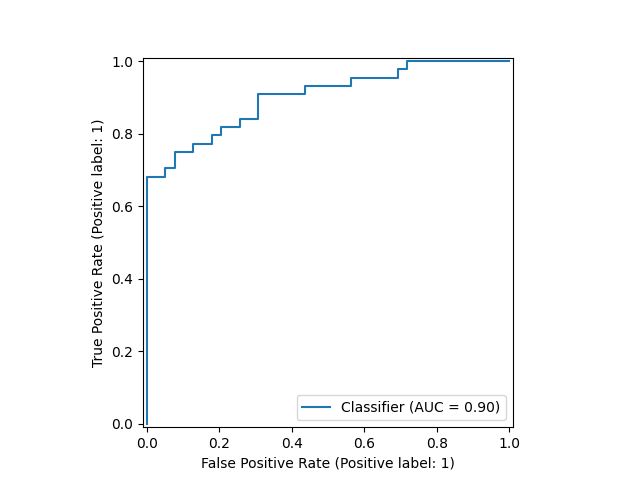
#> input picture Image_roc_curve.png, 640 x 480 px
$ python -i preprocessing.py   (imports and definitions only)
#> lines starting #> are read from the running program, lines starting #| are printed output that depends on the picture; after the words box and inside, x2 and y2 are one past the last pixel; in counts of white or black regions, pixels touching at a corner belong together
#> further down, picture is the input picture: shape (480, 640, 3); mean B, G, R 251, 250.7, 250.2
import cv2
import numpy as np
from typing import Dict


# [79 lines left out: functions get_image_background_borders, convert_background_to_white, not called in this run]


def get_binary_threshold_map(image_original: np.ndarray, denoise_before=False):
#> called with denoise_before = False
    if image_original.ndim == 3:
        gray = image_original[:, :, 0].copy()
    else:
        gray = image_original.copy()

    # Otsu's thresholding - finds the best threshold value to separate background from foreground
    if denoise_before:
        blurred = cv2.GaussianBlur(gray, (5,5), 0)
        # blurred = cv2.medianBlur(gray, 5)
    else:
        blurred = gray.copy()

    _, image_otsu = cv2.threshold(
        blurred,
        0,
        255,
        cv2.THRESH_BINARY + cv2.THRESH_OTSU
    )
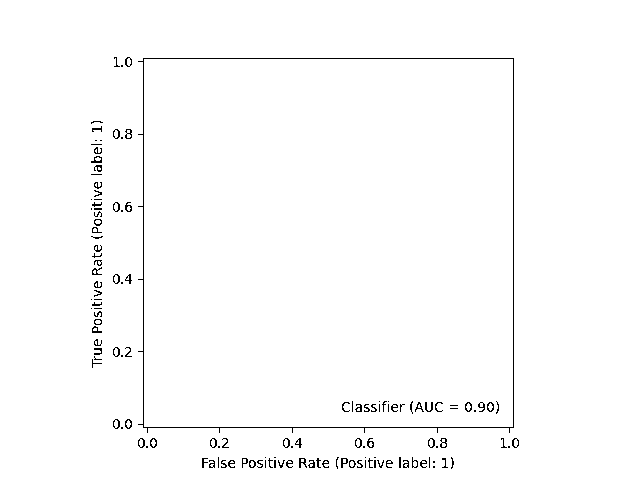
#> image_otsu: shape (480, 640); 98.6% white; black in thin lines or dots, all inside (x1, y1, x2, y2) = (91, 57, 519, 469)

    # Removes small salt and pepper noise from the thresholded mask
    kernel = np.ones((3,3), np.uint8)
    image_otsu = cv2.morphologyEx(image_otsu, cv2.MORPH_OPEN, kernel)
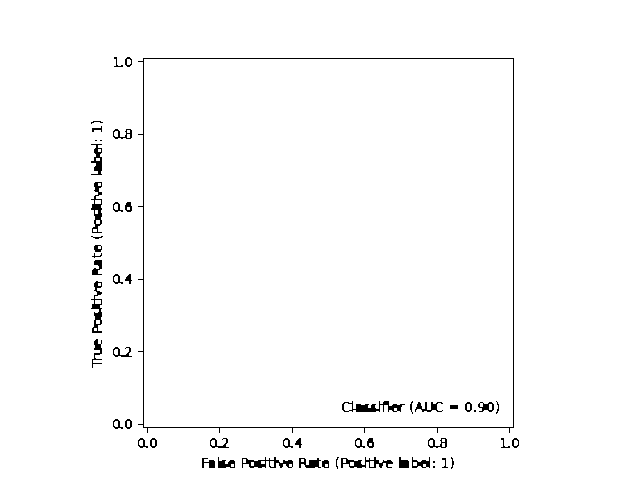
#> image_otsu: shape (480, 640); 98.3% white; black in thin lines or dots, all inside (x1, y1, x2, y2) = (91, 57, 519, 469)
    binary_threshold_map = cv2.medianBlur(image_otsu, 5)
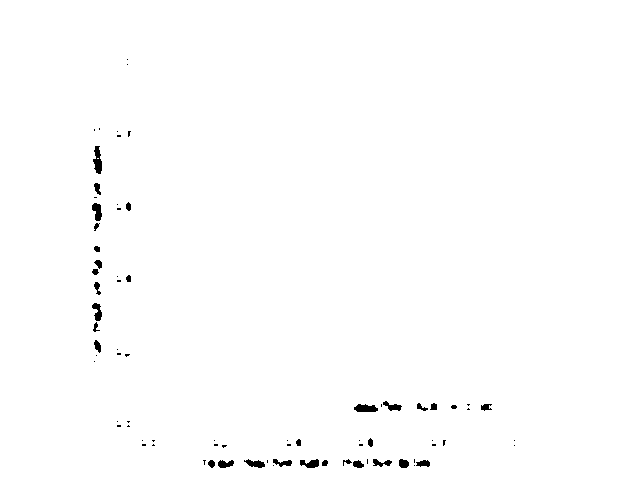
#> binary_threshold_map: shape (480, 640); 99.3% white; 78 black regions (46 under 20 px), largest, box (x1, y1, x2, y2) and area: (93, 146, 102, 174) 164, (354, 404, 378, 412) 148, (92, 203, 102, 221) 122

    return binary_threshold_map

>>> import cv2
>>> picture = cv2.imread('../../Image_roc_curve.png')
>>> result = get_binary_threshold_map(picture)
